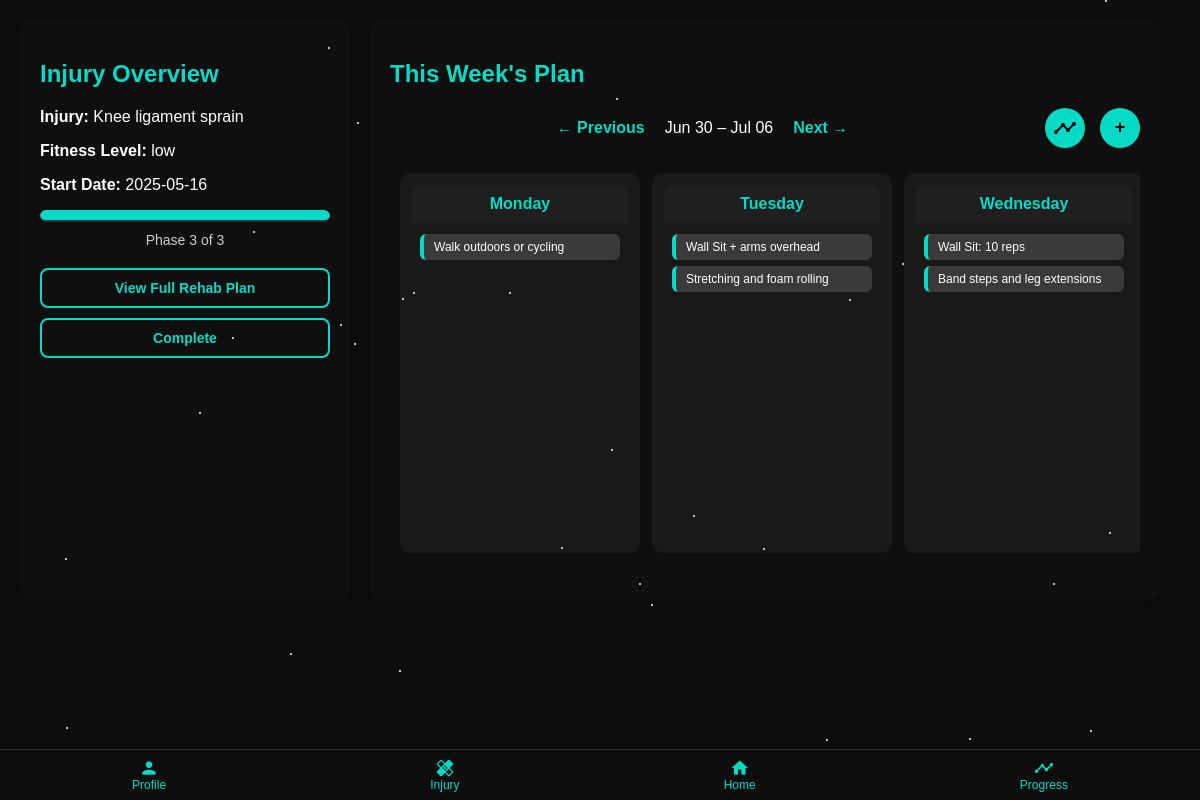
Page /home?week_offset=-1 (signed in) on the committed database.
### tables this page shows
CREATE TABLE user_events (
            id INTEGER PRIMARY KEY AUTOINCREMENT,
            user_id INTEGER NOT NULL,
            title TEXT NOT NULL,
            date TEXT NOT NULL, completed INTEGER DEFAULT 0, start DATETIME, end DATETIME, repeat_type TEXT,
            FOREIGN KEY (user_id) REFERENCES users(id)
        );

### app.py (the view)
@app.route("/home")
def home():
    user_id = session.get('user_id')
    if not user_id:
        return redirect(url_for('auth.login'))
    user_injury = get_user_injury(user_id)
    if not user_injury:
        return render_template("home_page.html",
                               injuries=get_distinct_injury_types(),
                               user_injury=None)
    injury_type, fitness_level, doctor_confirmed, rehab_start_date = user_injury
    rehab_start = datetime.strptime(rehab_start_date, "%Y-%m-%d").date()
    today = datetime.today().date()
    week_offset = request.args.get("week_offset", 0, type=int)
    monday = today - timedelta(days=today.weekday()) + timedelta(weeks=week_offset)
    week_dates = [monday + timedelta(days=i) for i in range(7)]
    week_range = f"{week_dates[0].strftime('%b %d')} – {week_dates[-1].strftime('%b %d')}"
    current_date = datetime.today().strftime('%Y-%m-%d')
    with connect_user_db() as conn:
        cursor = conn.cursor()
        cursor.execute('''
            SELECT title, completed
            FROM user_events
            WHERE user_id = ? AND date = ?
        ''', (user_id, today.strftime('%Y-%m-%d')))
        today_tasks = [{"title": row[0], "completed": bool(row[1])} for row in cursor.fetchall()]
        week = []
        for date in week_dates:
            cursor.execute('''
                SELECT id, title, start, end, completed
                FROM user_events
                WHERE user_id = ? AND date = ?
            ''', (user_id, date.strftime('%Y-%m-%d')))
            events = [{
                "id": row[0],
                "title": row[1],
                "start": row[2],
                "end": row[3],
                "completed": bool(row[4])
            } for row in cursor.fetchall()]
            week.append({
                "name": date.strftime("%A"),
                "date": date.strftime("%Y-%m-%d"),
                "events": events
            })
    current_phase, _, total_phases = get_current_rehab_phase(user_id)
    progress_percent = round((current_phase / total_phases) * 100, 1) if current_phase and total_phases else 0
    return render_template("home_page.html",
                           injury_type=injury_type,
                           fitness_level=fitness_level,
                           rehab_start_date=rehab_start_date,
                           current_phase=current_phase,
                           total_phases=total_phases,
                           progress_percent=progress_percent,
                           today_tasks=today_tasks,
                           week=week,
                           week_range=week_range,
                           week_offset=week_offset,
                           user_injury=user_injury,
                           current_date=current_date)

### database.py (called while the page is built)
def create_connection_injuries():
    return sqlite3.connect(DB_PATH_INJURIES)

def connect_user_db():
    return sqlite3.connect('instance/users.db')

def get_user_injury(user_id):
    with create_connection_injuries() as conn:
        cursor = conn.cursor()
        cursor.execute('''
            SELECT injury_type, fitness_level, doctor_confirmed, rehab_start_date
            FROM user_injuries
            WHERE user_id = ?
        ''', (user_id,))
        result = cursor.fetchone()
        if result:
            injury_type = result[0].strip() if result[0] else None
            fitness_level = result[1].strip() if result[1] else None
            return injury_type, fitness_level, result[2], result[3]
        return None

### templates/home_page.html (shortened to what this page needs)
<!DOCTYPE html>
<html lang="en">
<head>
    <link rel="stylesheet" href="{{ url_for('static', filename='css/home_page.css') }}">
</head>
<body>
<div class="bottom-nav">
  <a href="/profile"><i class="material-icons">person</i><span>Profile</span></a>
  <a href="/injury"><i class="material-icons">healing</i><span>Injury</span></a>
  <a href="/home"><i class="material-icons">home</i><span>Home</span></a>
  <a href="/progress"><i class="material-icons">timeline</i><span>Progress</span></a>
</div>
{% if user_injury %}
<main class="main-container">
    <section class="todays-plan">
        <h2>Injury Overview</h2>
        <p><strong>Injury:</strong> {{ user_injury[0] }}</p>
        <p><strong>Fitness Level:</strong> {{ fitness_level }}</p>
        <p><strong>Start Date:</strong> {{ rehab_start_date }}</p>
        <div class="progress-bar">
            <div class="progress" id="progress-bar" data-current-phase="{{ current_phase }}" data-total-phases="{{ total_phases }}"></div>
        </div>
        <div class="phase-indicator">
            <span>Phase {{ current_phase if current_phase else 'N/A' }} of {{ total_phases if total_phases else 'N/A' }}</span>
        </div>
        <div class="rehab-actions">
            <form action="{{ url_for('show_recommendations') }}" method="GET">
                <button type="submit" class="rehab-btn">View Full Rehab Plan</button>
            </form>
            <form action="{{ url_for('complete_rehab') }}" method="POST">
                <button type="submit" class="rehab-btn">Complete</button>
            </form>
        </div>
    </section>
    <section class="weekly-calendar">
        <h2>This Week's Plan</h2>
        <div class="calendar-nav">
            <div class="calendar-nav-links">
            {% if week_offset is defined %}
                <a href="{{ url_for('home', week_offset=week_offset - 1) }}">← Previous</a>
                <span class="week-range">{{ week_range }}</span>
                <a href="{{ url_for('home', week_offset=week_offset + 1) }}">Next →</a>
            {% else %}
                <span class="week-range">{{ week_range }}</span>
            {% endif %}
        </div>
            <div class="calendar-nav-buttons">
                <button id="log-progress-btn" class="circle-btn">
                    <span class="material-icons">timeline</span>
                </button>
                <button id="add-event-btn" class="green-btn">+</button>
            </div>
        </div>
        <div class="week-grid">
            {% for day in week %}
            <div class="day-column{% if day.date|string == current_date %} today{% endif %}">
                <div class="day-header">{{ day.name }}</div>
                <div class="day-body">
                    {% if day.events %}
                        {% for event in day.events %}
                        <div class="event {% if event.completed %}completed{% endif %}"
                            data-id="{{ event.id }}"
                            data-title="{{ event.title }}"
                            data-start="{{ event.start }}"
                            data-end="{{ event.end }}"
                            data-completed="{{ event.completed | string | lower }}"
                            onclick="openEventModal(this)">
                        <div style="display: flex; justify-content: space-between; align-items: center;">
                            <span>
                                {% if event.completed %}
                                    <span class="checkmark">✓</span> {{ event.title }}
                                {% else %}
                                    {{ event.title }}
                                {% endif %}
                            </span>
                        </div>
                        </div>
                        {% endfor %}
                    {% else %}
                        <div class="event">Rest / No Task</div>
                    {% endif %}
                </div>
            </div>
            {% endfor %}
        </div>
<br>
    </section>
<br><br>
</main>
{% endif %}
<link href='https://cdn.jsdelivr.net/npm/fullcalendar@5.11.0/main.min.css' rel='stylesheet' />
</body>
</html>

### static/css/home_page.css (style rules this page uses)
html, body { height: auto; overflow-y: auto; }
body { font-family: Arial, sans-serif; background: #0d0d0d; color: #ffffff; margin: 0; padding: 0; }
.todays-plan { flex: 0 0 25%; background:rgba(29, 30, 30, 0.1); padding: 20px; border-radius: 12px; box-shadow: 0 4px 12px rgba(0,0,0,0.3); }
.main-container { display: flex; flex-direction: row; padding: 20px; gap: 20px; }
h2, h3, h4 { color: #03dac6; }
.progress-bar { background-color: #333; border-radius: 10px; height: 12px; width: 100%; overflow: hidden; margin: 10px 0; }
.progress { background-color: #03dac6; height: 10px; border-radius: 5px; transition: width 0.5s ease; }
.phase-indicator { text-align: center; font-size: 14px; margin-bottom: 20px; color: #ccc; }
.weekly-calendar { flex: 1; overflow-x: hidden; background:rgba(29, 30, 30, 0.1); padding: 20px; border-radius: 12px; box-shadow: 0 4px 12px rgba(0,0,0,0.3); }
.calendar-nav { display: flex; justify-content: space-between; align-items: center; gap: 20px; margin-bottom: 15px; width: 100%; }
.calendar-nav-links { display: flex; align-items: center; gap: 10px; flex-grow: 1; justify-content: center; }
.calendar-nav-buttons { display: flex; align-items: center; margin-left: 10px; }
#add-event-btn { width: auto; }
.calendar-nav a { color: #03dac6; font-weight: bold; text-decoration: none; padding: 5px 10px; border-radius: 5px; transition: background 0.3s; }
.rehab-actions button { position: relative; z-index: 10; }
.week-range { font-size: 16px; color: white; }
.week-grid { display: flex; overflow-x: auto; overflow-y: hidden; scroll-snap-type: x mandatory; -webkit-overflow-scrolling: touch; gap: 12px; padding: 10px; margin: 0 auto; max-width: 100%; scroll-padding: 10px; scrollbar-width: none; }
.day-column { flex: 0 0 240px; scroll-snap-align: start; background: rgba(120, 122, 122, 0.1); border-radius: 10px; display: flex; flex-direction: column; height: 380px; padding: 12px; box-sizing: border-box; transition: transform 0.2s ease; }
.day-header { font-weight: bold; text-align: center; padding: 10px 0; background: #1f1f1f; color: #03dac6; border-top-left-radius: 10px; border-top-right-radius: 10px; }
.day-body { padding: 5px 8px; overflow-y: auto; flex-grow: 1; }
.event { background: #3a3a3a; margin: 6px 0; padding: 6px 10px; border-radius: 6px; font-size: 12px; border-left: 4px solid #03dac6; }
.green-btn { background-color: #03dac6; color: #000; padding: 10px 16px; border: none; border-radius: 6px; font-weight: bold; margin-top: 15px; cursor: pointer; width: 100%; }
#add-event-btn, .circle-btn { background-color: #03dac6; color: black; font-weight: bold; border: none; border-radius: 50%; cursor: pointer; font-size: 18px; display: flex; justify-content: center; align-items: center; width: 40px; height: 40px; }
#add-event-btn { padding: 0; margin-top: 0; }
.circle-btn { padding: 0; }
.calendar-nav-buttons { display: flex; align-items: center; gap: 15px; margin-left: 10px; }
.bottom-nav { position: fixed; bottom: 0; width: 100%; background-color: #0d0d0d; display: flex; justify-content: space-around; border-top: 1px solid #333; z-index: 1000; }
.bottom-nav a { display: flex; flex-direction: column; align-items: center; padding: 8px 0; color: #03dac6; text-decoration: none; font-size: 12px; }
.bottom-nav i { font-size: 20px; }
.rehab-btn { background-color: transparent; color: #03dac6; border: 2px solid #03dac6; padding: 10px 18px; border-radius: 8px; font-weight: bold; font-size: 14px; cursor: pointer; transition: background-color 0.3s ease, color 0.3s ease; display: block; width: 100%; margin-bottom: 10px; text-align: center; }

### rows in the picture
user_events: title "Walk outdoors or cycling"
user_events: title "Wall Sit + arms overhead"
user_events: title "Stretching and foam rolling"
user_events: title "Wall Sit: 10 reps"
user_events: title "Band steps and leg extensions"

### other values in the picture
{{ user_injury[0] }} "Knee ligament sprain"
{{ fitness_level }} "low"
{{ rehab_start_date }} "2025-05-16"
{{ current_phase if current_phase else 'N/A' }} "3"
{{ total_phases if total_phases else 'N/A' }} "3"
{{ week_range }} "Jun 30 – Jul 06"
{{ day.name }} "Monday" "Tuesday" "Wednesday"
